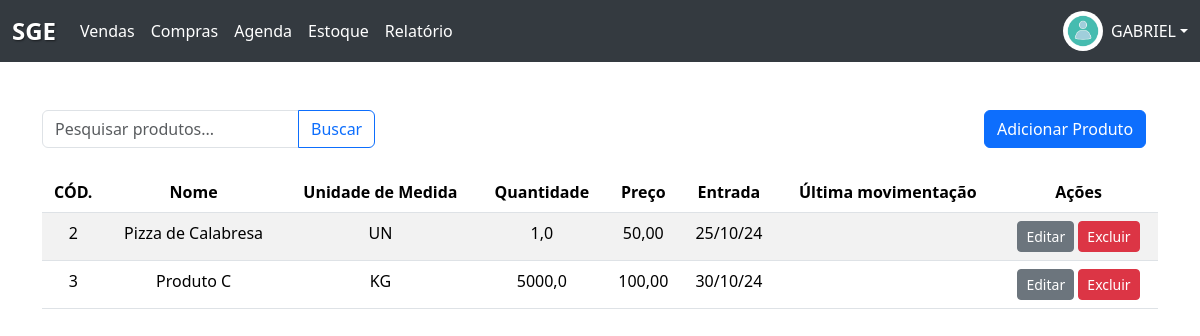
Page /estoque/ (signed in) on the earlier database version.
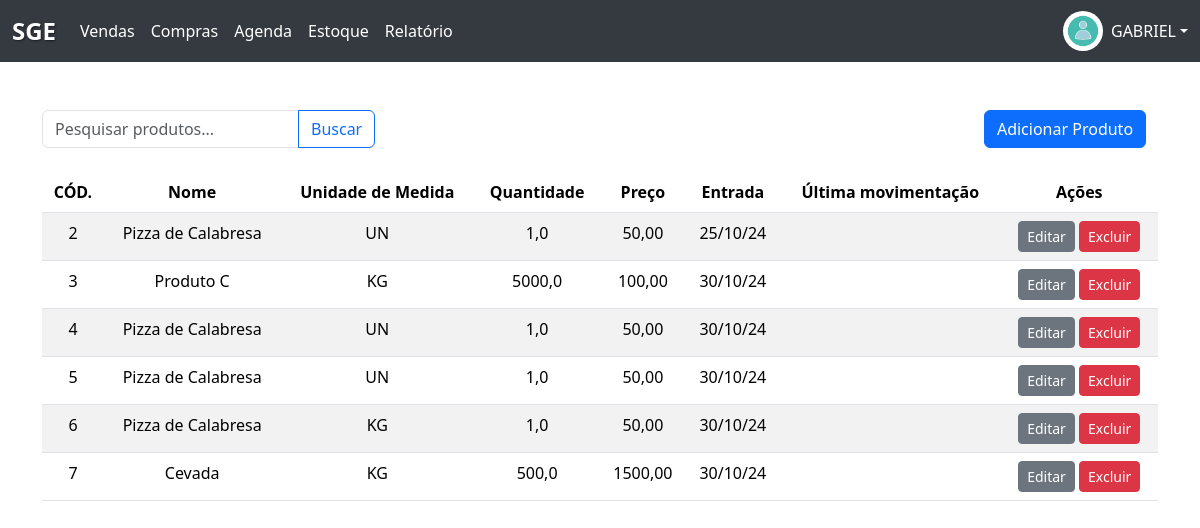
Same page on the later database version.
### Produto/models.py (models this page shows, shortened)
class Produto(models.Model):
    UNIDADES_MEDIDA = [
        ('KG', 'Kilograma'),
        ('UN', 'Unidade'),
        ('LT', 'Litro'),
        ('CX', 'Caixa'),
        ('MT', 'Metro'),
    ]
    descricao = models.CharField(max_length=100)
    valor = models.DecimalField(max_digits=10, decimal_places=2)
    unidade_medida = models.CharField(
        max_length=5, choices=UNIDADES_MEDIDA, blank=False, null=False)
    quantidade = models.DecimalField(max_digits=10, decimal_places=1)
    estoque_id = models.ForeignKey(
        Estoque, on_delete=models.CASCADE, related_name='produtos')
    data_joined = models.DateField(
        max_length=timezone.now(), default=timezone.now())

### Estoque/views.py (the view)
# urls.py: path('estoque/', estoque_view, name='estoque'),
def estoque_view(request):
    form = None
    produtos = None
    if request.method == 'POST':
        form = cadastra_produto(request)
    else:
        produtos = busca_produtos(request)
    context = {'produtos': produtos}
    if form:
        context['form'] = form
    return render(request, 'estoque.html', context)

### Produto/views.py (called while the page is built)
def busca_produtos(request):
    if request.method == 'GET':
        colaborador = get_object_or_404(Colaborador, username=request.user)
        organizacao = colaborador.organizacao
        CriaProduto(organizacao=organizacao)
    query = request.GET.get('q', '')
    if query:
        produtos = Produto.objects.filter(
            descricao__icontains=query, estoque_id__organizacao=organizacao)
    else:
        produtos = Produto.objects.filter(estoque_id__organizacao=organizacao)
    return produtos

### Estoque/templates/estoque.html (shortened to what this page needs)
{% extends "base.html"%}
{% load static %}
{%block conteudo%}
<div class="container mt-5">
    <section class="d-flex justify-content-between align-items-center mb-4">
        <form method="GET" action="{% url 'estoque' %}">
            <div class="input-group">
                <input type="text" class="form-control" name="q" placeholder="Pesquisar produtos..."
                    value="{{ request.GET.q }}">
                <button class="btn btn-outline-primary" type="submit">Buscar</button>
            </div>
        </form>
        <div class="col-md-2 text-center">
            <a type="button" class="btn btn-primary" data-bs-toggle="modal" data-bs-target="#productModal">
                Adicionar Produto
            </a>
        </div>
    </section>
    <div class="table-responsive">
        <table class="table table-striped">
            <thead>
                <tr>
                    <th>CÓD.</th>
                    <th>Nome</th>
                    <th>Unidade de Medida</th>
                    <th>Quantidade</th>
                    <th>Preço</th>
                    <th>Entrada</th>
                    <th>Última movimentação</th>
                    <th>Ações</th>
                </tr>
            </thead>
            <tbody>
                {% for produto in produtos %}
                <tr id="{{ produto.id }}">
                    <td data-field="id">{{ produto.id }}</td>
                    <td class="editavel" data-field="descricao">{{ produto.descricao }}</td>
                    <td class="editavel" data-field="unidade_medida">{{ produto.unidade_medida }}</td>
                    <td class="editavel" data-field="quantidade">{{ produto.quantidade }}</td>
                    <td class="editavel" data-field="valor">{{ produto.valor }}</td>
                    <td>{{ produto.data_joined|date:"d/m/y" }}</td>
                    <td>{{ produto.data_saida }}</td>
                    <td>
                        <button type="button" class="btn btn-sm btn-secondary btn-editar">Editar</button>
                        <button type="button" class="btn btn-sm btn-danger btn-delete" data-bs-toggle="modal"
                            data-bs-target="#confirmDeleteModal" data-produto-id="{{ produto.id }}">
                            Excluir
                        </button>
                    </td>
                </tr>
                {% empty %}
                <tr>
                    <td colspan="8" class="text-center">Nenhum produto encontrado</td>
                </tr>
                {% endfor %}
            </tbody>
        </table>
    </div>
</div>
{%endblock%}

### templates/base.html (shortened to what this page needs)
<!DOCTYPE html>
<html lang="en">
<head>
  {% load static %}
  <link href="https://cdn.jsdelivr.net/npm/bootstrap@5.3.3/dist/css/bootstrap.min.css" rel="stylesheet"
>
  <link rel="stylesheet" href="{% static 'styles/base.css' %}">
</head>
<body class="text-center">
  {% block navbar %}
  <nav class="navbar navbar-expand-lg navbar-custom">
    <div class="container-fluid">
      <a class="navbar-brand" href="/home">SGE</a>
      <div class="collapse navbar-collapse" id="navbarNav">
        <ul class="navbar-nav me-auto">
          <li class="nav-item">
            <a class="nav-link" href="{% url 'vendas' %}">Vendas</a>
          </li>
          <li class="nav-item">
            <a class="nav-link" href="#">Compras</a>
          </li>
          <li class="nav-item">
            <a class="nav-link" href="#">Agenda</a>
          </li>
          <li class="nav-item">
            <a class="nav-link" href="{% url 'estoque' %}">Estoque</a>
          </li>
          <li class="nav-item">
            <a class="nav-link" href="#">Relatório</a>
          </li>
        </ul>
        <div class="dropdown">
          <a href="#" class="d-flex align-items-center text-white text-decoration-none dropdown-toggle"
            id="dropdownUser1" data-bs-toggle="dropdown" aria-expanded="false">
            <img src="{% static 'assets/user_image.jpg' %}" alt="User Image" width="40" height="40"
              class="rounded-circle">
            <span class="ms-2">{{user.first_name}}</span>
          </a>
        </div>
      </div>
    </div>
  </nav>
  {% endblock %}
  {% block conteudo %}
  {% endblock %}
</body>
</html>

### static/styles/base.css (style rules this page uses)
.navbar-brand { font-size: 1.5rem; font-weight: bold; color: white; text-shadow: 1px 1px 2px rgba(0, 0, 0, 0.5); }
.navbar-custom { background-color: #343a40; }
.navbar-custom .navbar-brand, .navbar-custom .nav-link { color: white; }

Differences in the rows shown:
added Produto: id "4", descricao "Pizza de Calabresa", unidade_medida "UN", quantidade "1,0", valor "50,00", data_joined "30/10/24"
added Produto: id "5", descricao "Pizza de Calabresa", unidade_medida "UN", quantidade "1,0", valor "50,00", data_joined "30/10/24"
added Produto: id "6", descricao "Pizza de Calabresa", unidade_medida "KG", quantidade "1,0", valor "50,00", data_joined "30/10/24"
added Produto: id "7", descricao "Cevada", unidade_medida "KG", quantidade "500,0", valor "1500,00", data_joined "30/10/24"
